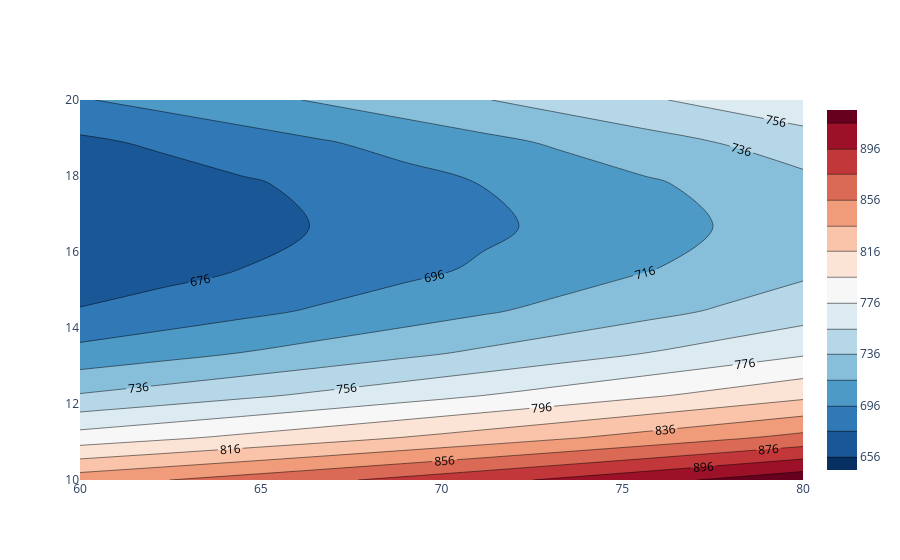

The code cell stored with this chart in its notebook:
### Code cell
# Plot DoE with Plotly

# Set variables to plot
x_name = list(x_dict.keys())[0]
y_name = list(x_dict.keys())[1]
z_name = y_list[0]

# Reshape data into a grid
x_vals = sorted(df[x_name].unique())
y_vals = sorted(df[y_name].unique())
#y_vals = [val / 1000 for val in y_vals]
z_grid = df.pivot(index=y_name, columns=x_name, values=z_name).values

# Create the contour plot    
fig = go.Figure()
fig.add_trace(go.Contour(
    x=x_vals, y=y_vals, z=z_grid, 
    connectgaps=True,
    contours=dict(start=df[z_name].min(), end=df[z_name].max(), showlabels=True),
    colorscale='RdBu_r' # Blackbody,Bluered,Blues,Cividis,Earth,Electric,Greens,Greys,Hot,Jet,Picnic,Portland,Rainbow,RdBu,Reds,Viridis,YlGnBu,YlOrRd. (add '_r' for reversed)
))

# Display the plot
fig.show()

### Figure 1 — Plotly figure (JSON) as saved in the notebook; plotly's stock layout.template omitted (floating-point values rounded to 4 significant figures)
{"data": [{"colorscale": [[0, "rgb(5,48,97)"], [0.1, "rgb(33,102,172)"], [0.2, "rgb(67,147,195)"], [0.3, "rgb(146,197,222)"], [0.4, "rgb(209,229,240)"], [0.5, "rgb(247,247,247)"], [0.6, "rgb(253,219,199)"], [0.7, "rgb(244,165,130)"], [0.8, "rgb(214,96,77)"], [0.9, "rgb(178,24,43)"], [1, "rgb(103,0,31)"]], "connectgaps": true, "contours": {"end": 929.6, "showlabels": true, "start": 656.0}, "type": "contour", "x": [60, 62.22, 64.44, 66.67, 68.89, 71.11, 73.33, 75.56, 77.78, 80], "y": [10, 11.11, 12.22, 13.33, 14.44, 15.56, 16.67, 17.78, 18.89, 20], "z": [[847.1, 855.1, 863.4, 871.9, 880.8, 890.0, 899.5, 909.2, 919.2, 929.6], [784.9, 792.4, 800.1, 808.2, 816.5, 825.1, 833.9, 843.1, 852.5, 862.1], [737.7, 744.8, 752.2, 759.9, 767.8, 775.9, 784.4, 793.1, 802.0, 811.2], [702.5, 709.4, 716.5, 723.9, 731.5, 739.4, 747.6, 756.0, 764.6, 773.5], [677.5, 684.2, 691.2, 698.5, 705.9, 713.7, 721.6, 729.9, 738.3, 747.0], [662.4, 669.1, 676.1, 683.3, 690.7, 698.4, 706.3, 714.5, 722.9, 731.6], [656.0, 662.8, 669.8, 677.1, 684.6, 692.3, 700.3, 708.6, 717.0, 725.8], [659.1, 666.0, 673.2, 680.6, 688.3, 696.2, 704.4, 712.8, 721.5, 730.5], [672.1, 679.3, 686.7, 694.4, 702.3, 710.6, 719.0, 727.8, 736.8, 746.0], [694.6, 702.1, 709.9, 718.0, 726.3, 734.9, 743.8, 753.0, 762.4, 772.1]]}], "layout": {}}
